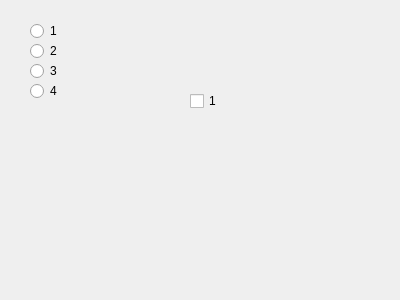
<?xml version="1.0" encoding="UTF-8"?>
<ui version="4.0">
 <class>Settings</class>
 <widget class="QDialog" name="Settings">
  <property name="geometry">
   <rect>
    <x>0</x>
    <y>0</y>
    <width>400</width>
    <height>300</height>
   </rect>
  </property>
  <property name="windowTitle">
   <string>Dialog</string>
  </property>
  <widget class="QRadioButton" name="radioButton">
   <property name="geometry">
    <rect>
     <x>30</x>
     <y>20</y>
     <width>100</width>
     <height>22</height>
    </rect>
   </property>
   <property name="text">
    <string>1</string>
   </property>
  </widget>
  <widget class="QRadioButton" name="radioButton_2">
   <property name="geometry">
    <rect>
     <x>30</x>
     <y>40</y>
     <width>100</width>
     <height>22</height>
    </rect>
   </property>
   <property name="text">
    <string>2</string>
   </property>
  </widget>
  <widget class="QRadioButton" name="radioButton_3">
   <property name="geometry">
    <rect>
     <x>30</x>
     <y>60</y>
     <width>100</width>
     <height>22</height>
    </rect>
   </property>
   <property name="text">
    <string>3</string>
   </property>
  </widget>
  <widget class="QRadioButton" name="radioButton_4">
   <property name="geometry">
    <rect>
     <x>30</x>
     <y>80</y>
     <width>100</width>
     <height>22</height>
    </rect>
   </property>
   <property name="text">
    <string>4</string>
   </property>
  </widget>
  <widget class="QCheckBox" name="checkBox">
   <property name="geometry">
    <rect>
     <x>190</x>
     <y>90</y>
     <width>86</width>
     <height>22</height>
    </rect>
   </property>
   <property name="text">
    <string>1</string>
   </property>
  </widget>
 </widget>
 <resources/>
 <connections/>
</ui>
